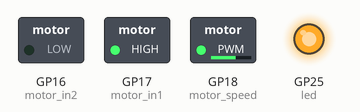
A program run on a simulated Raspberry Pi Pico running MicroPython. Parts: switched loads named in the program (green lamp = pin HIGH), output pins drawn as LEDs (lit = HIGH).

Above: at 1.0 s.
At 3.0 s:
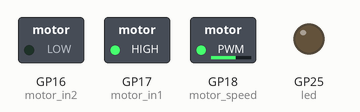
Timing chart, 0 to 5.2 s (numbered marks = the images above):
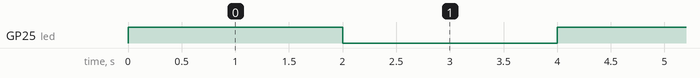

The program:

main.py
```python
from machine import Pin, PWM
from time import sleep

led = Pin("LED", Pin.OUT)

motor_speed = PWM(Pin(18, Pin.OUT))
motor_in1 = Pin(17, Pin.OUT)
motor_in2 = Pin(16, Pin.OUT)

motor_in1.high()
motor_in2.low()
motor_speed.freq(22000)
motor_speed.duty_u16(40000)

led_on = False

while True:
    led_on = not led_on
    led.value(1 if led_on else 0)
    sleep(2)
```

Measured:
- by itself, GP25 (led): alternates HIGH for 2.0 s and LOW for 2.0 s
